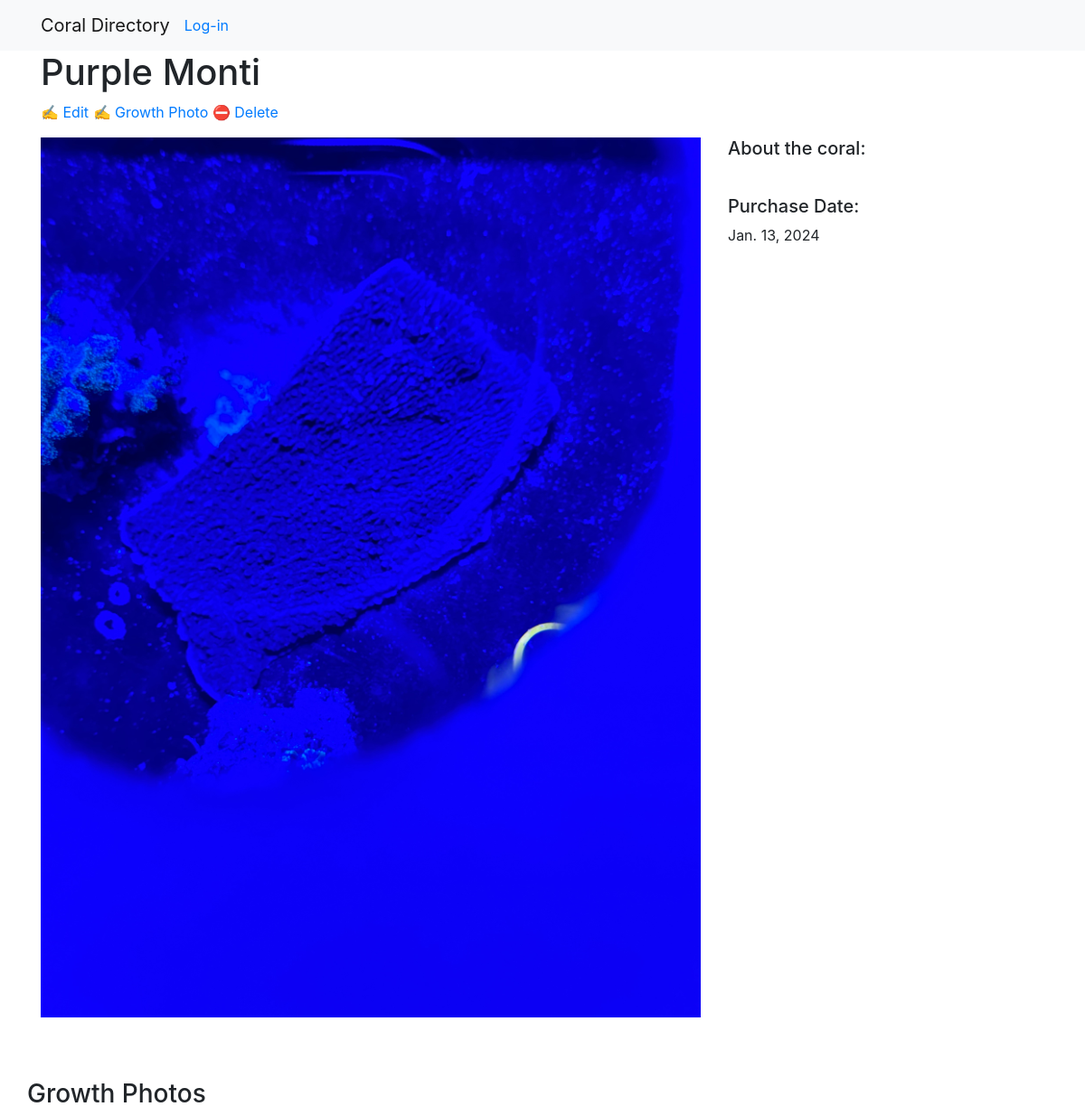
/151/, run on the app's committed database.
### coral/models.py (models this page shows, shortened)
class Coral(models.Model):
    name = models.CharField(max_length=100)
    description = models.TextField(null=True, blank=True)
    status = models.CharField(max_length=20,choices=choices)
    source = models.TextField()
    purchaseDate = models.DateField()
    purchaseCost = models.DecimalField(max_digits=6, decimal_places=2)
    image = models.ImageField(upload_to='upload/',null=True, blank=True)
    date_created = models.DateTimeField(default=timezone.now)
    user = models.ForeignKey(User, on_delete=models.SET_NULL, null=True)
    species = models.CharField(max_length=100, choices=species_Choices,default='sps')

### coral/views.py (the view)
# urls.py: path("<int:pk>/", views.coral_detail, name="coral_detail"),
def coral_detail(request, pk):
    coral = Coral.objects.get(pk=pk)
    images = Photos.objects.filter(coral=coral)
    print(images)
    context = {
        'coral': coral,
        'images': images
    }
    return render(request, 'coral_detail.html', context)

### coral/templates/coral_detail.html (shortened to what this page needs)
{% extends "base.html" %}
{% load static %}
{% block page_content %}
<h1>{{ coral.name }}</h1>
<p>
    <a href="{% url 'coralUpdate' coral.pk %}">✍️ Edit</a>
    <a href="{% url 'photoUpdate' coral.pk %}">✍️ Growth Photo</a>
    <a href="{% url 'coralDelete' coral.pk %}">⛔ Delete</a>
</p>
<div class="row">
    <div class="col-md-8">
        <img src="{{coral.image.url}}" alt="" width="100%">
    </div>
    <div class="col-md-4">
        <h5>About the coral:</h5>
        <br>
        <h5>Purchase Date:</h5>
        <p>{{ coral.purchaseDate }}</p>
    </div>
</div>
<div class="row">
<h3>
    <br></br>
    <span class="label">Growth Photos</span>
</h3>
</div>
{% endblock %}

### data on the page
Coral: name "Purple Monti", image (picture), purchaseDate "Jan. 13, 2024"
